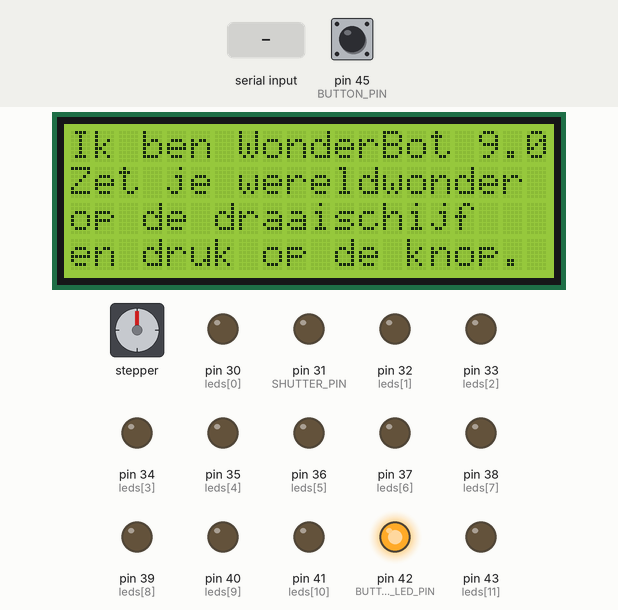
This sketch was run on a simulated Arduino Mega 2560, built with avr-gcc and run on an emulated ATmega2560. Parts: stepper motor, 20×4 character LCD, output pins drawn as LEDs (lit = HIGH). Wiring (inferred from the names in the program): stepper motor driver (200 steps per turn assumed): step pin 29; direction pin 28. The inputs (shaded band) are chosen by the test bench; at power-on: pin 45 (BUTTON_PIN) LOW. Pins used as bus, display or sensor lines are not drawn; what the sketch prints to the serial monitor is not drawn.

Above: at 1.2 s.
1.3 s: "90,45\n" received over Serial
At 2.7 s:
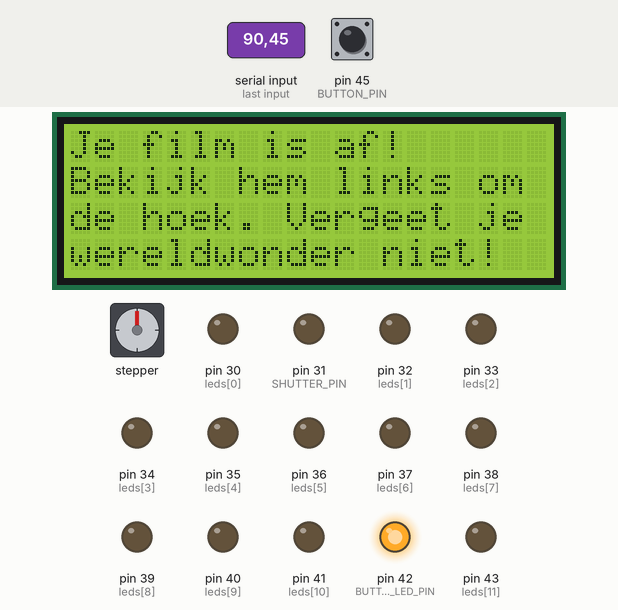
4.3 s: "30,150\n" received over Serial
7.3 s: "75\n" received over Serial
At 9.2 s:
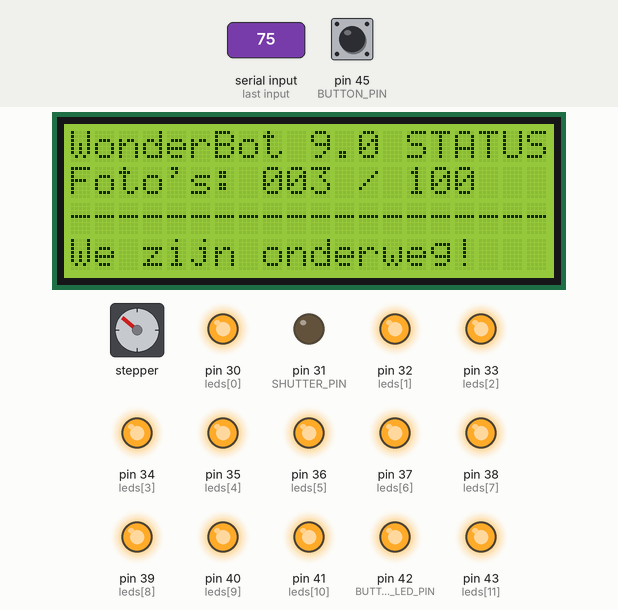
9.5 s: "50\n" received over Serial
At 11.2 s:
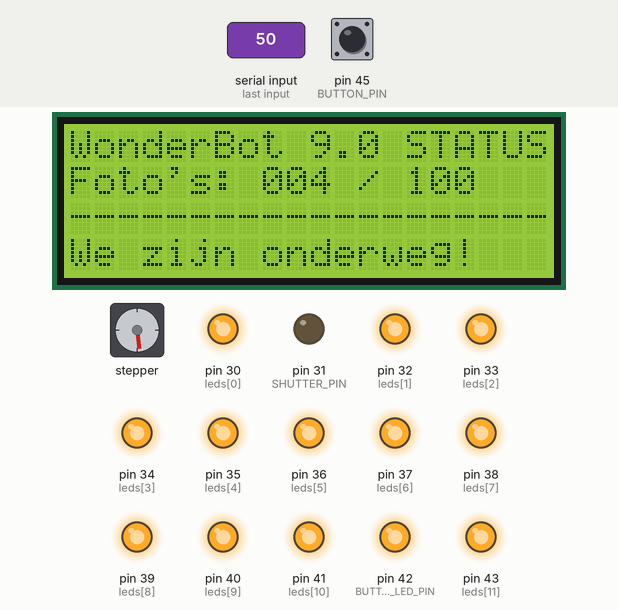
11.5 s: "35\n" received over Serial
At 12.8 s:
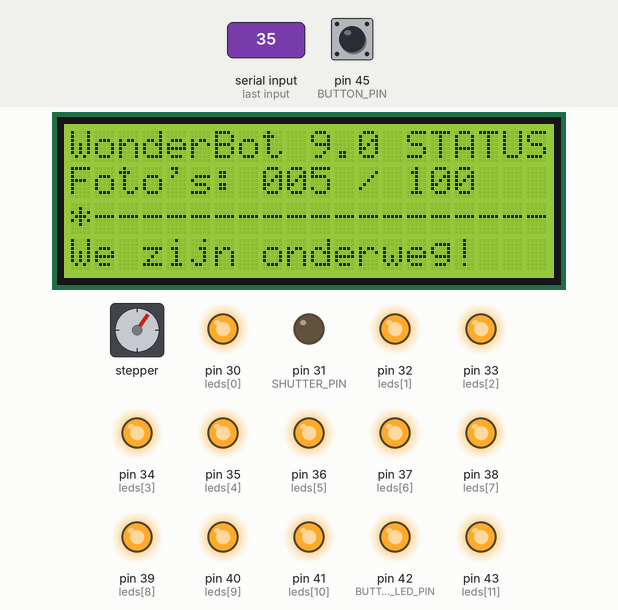
13.5 s: "5\n" received over Serial
At 15.5 s:
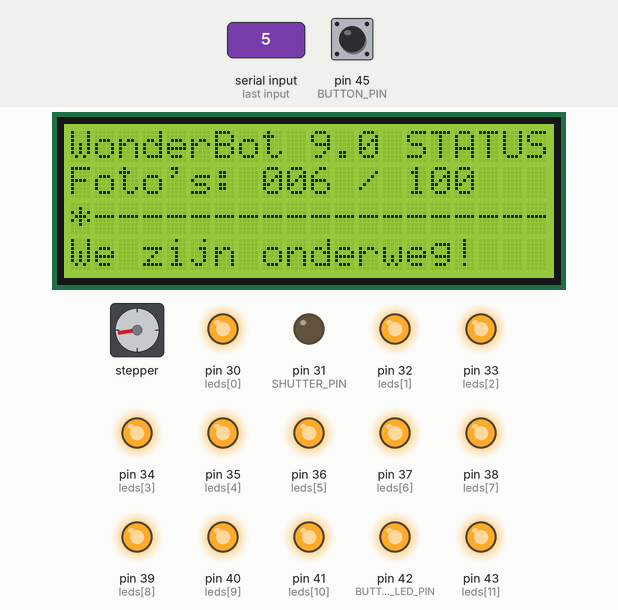
Timing chart, 0 to 16.5 s (numbered marks = the images above; inputs shaded):
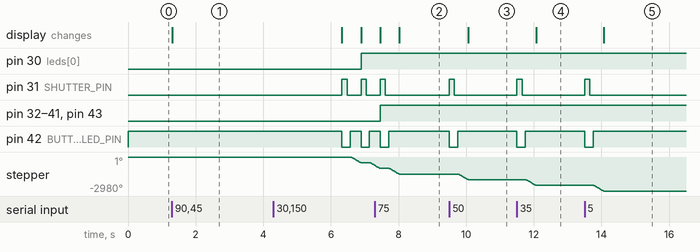

Measured:
- after the input at 1.3 s, the display: changes at once (image 1)
- after the input at 7.3 s, pin 31 (SHUTTER_PIN): LOW → HIGH after 0.15 s, → LOW 0.15 s later; pin 32 (leds[1]): LOW → HIGH after 0.15 s
- after the input at 9.5 s, pin 31 (SHUTTER_PIN): LOW → HIGH at once, → LOW 0.15 s later; pin 42 (BUTTON_LED_PIN): HIGH → LOW at once, → HIGH 0.25 s later; stepper: turns 497° counter-clockwise in 0.31 s, starting after 0.25 s; the display: changes after 0.56 s (image 3)
- after the input at 11.5 s, pin 31 (SHUTTER_PIN): LOW → HIGH at once, → LOW 0.15 s later; pin 42 (BUTTON_LED_PIN): HIGH → LOW at once, → HIGH 0.25 s later; stepper: turns 497° counter-clockwise in 0.31 s, starting after 0.25 s; the display: changes after 0.57 s (image 4)
- after the input at 13.5 s, pin 31 (SHUTTER_PIN): LOW → HIGH at once, → LOW 0.15 s later; pin 42 (BUTTON_LED_PIN): HIGH → LOW at once, → HIGH 0.25 s later; stepper: turns 496° counter-clockwise in 0.31 s, starting after 0.25 s; the display: changes after 0.56 s (image 5)
- by itself, pin 31 (SHUTTER_PIN): alternates HIGH for 0.15 s and LOW for 0.41 s
- by itself, pin 42 (BUTTON_LED_PIN): alternates HIGH for 0.31 s and LOW for 0.25 s

The sketch:

9eww.ino
```cpp
// Negende Wereldwonder
// Code by Victor de Boer, Michiel Hildebrand, Pepijn Borgwat
// Apr 2013

#include <LiquidCrystal.h>    //include LCD library

/* STATES */

#define STATE_INIT 1
#define STATE_RESET 2
#define STATE_READY 3
#define STATE_BUTTON_PUSHED 4
#define STATE_TURNING_AND_SNAPPING 5
#define STATE_DONE 6
#define STATE_BLINKING 7
#define STATE_WAITING 8
#define STATE_ENCODER_DONE 9

/* RUNTIME STATE */

// Button state variable for reading the pushbutton status
int buttonState = 0;

// State var. What are we doing? 0 = waiting for press; 1 = spinning around
char currentState = 0;

int photosToGo = 0;

unsigned long endTime = 0;
int stepsToTurnBack = 0;

/* PIN CONFIGURATION */

// camera shutter pin
#define SHUTTER_PIN 31

//the pins of the steppers that control the direction
#define MOTOR_DIRECTION_PIN 28

//the pins of the steppers that control the pulse
#define MOTOR_PULSE_PIN 29

#define BUTTON_PIN 45
#define BUTTON_LED_PIN 42

// status led pins
#define N_LEDS 12
const int leds[N_LEDS] = {30, 32, 33, 34, 35, 36, 37, 38, 39, 40, 41, 43};
int waitingLed = 0;
int newWaitingLed = 0;

// lcd settings
#define LCD_RS 23
#define LCD_EN 22
#define LCD_D4 25
#define LCD_D5 24
#define LCD_D6 27
#define LCD_D7 26

LiquidCrystal LCD(LCD_RS, LCD_EN, LCD_D4, LCD_D5, LCD_D6, LCD_D7);
static FILE lcdout = {0} ;      // LCD FILE structure

/* timing, shutter, motor configuration */
#define MIN_MOTOR_STEP_DELAY 750L
#define MAX_MOTOR_STEP_DELAY 1250L
#define MIN_MOTOR_STEP_DELAY_BACK 250L
#define MAX_MOTOR_STEP_DELAY_BACK 1250L

#define BIG_WHEEL_TEETH 190L
#define SMALL_WHEEL_TEETH 22L
#define STEPS_PER_MOTOR_CIRCLE 3200L
#define PHOTOS_PER_ROUND 100
#define SHUTTER_DELAY 150L
#define SHUTTER_DELAY_AFTER 100L

#define STEPS_PER_TABLE_CIRCLE STEPS_PER_MOTOR_CIRCLE * BIG_WHEEL_TEETH / SMALL_WHEEL_TEETH
#define STEPS_PER_PHOTO STEPS_PER_TABLE_CIRCLE / PHOTOS_PER_ROUND

#define N_BLINKS 5
#define BLINKING_DELAY 300

#define WAITING_DELAY 100

void setup() {
    // init Serial
    Serial.begin(9600);

    setState(STATE_INIT);

    //lcd
    pinMode(LCD_RS, OUTPUT);
    pinMode(LCD_EN, OUTPUT);
    pinMode(LCD_D4, OUTPUT);
    pinMode(LCD_D5, OUTPUT);
    pinMode(LCD_D6, OUTPUT);
    pinMode(LCD_D7, OUTPUT);

    // initialize stepper pins
    pinMode(MOTOR_DIRECTION_PIN, OUTPUT);
    digitalWrite(MOTOR_DIRECTION_PIN, LOW);
    pinMode(MOTOR_PULSE_PIN, OUTPUT);
    digitalWrite(MOTOR_PULSE_PIN, LOW);

    // init led pins

    // init shutter pin
    pinMode(SHUTTER_PIN, OUTPUT);
    digitalWrite(SHUTTER_PIN, LOW);

    // init the pushbutton pin as an input:
    pinMode(BUTTON_PIN, INPUT);
    pinMode(BUTTON_LED_PIN, OUTPUT);
    digitalWrite(BUTTON_LED_PIN, HIGH);

    //initialize Leds
    for(int i=0; i < sizeof(leds)/sizeof(int); i++) {
        pinMode(leds[i], OUTPUT);
    }

    // pinMode(backLight, OUTPUT);
    // digitalWrite(backLight, HIGH); // turn backlight on. Replace 'HIGH' with 'LOW' to turn it off.
    LCD.begin(20,4);
    // fill in the LCD FILE structure
    fdev_setup_stream(&lcdout, lcd_putchar, NULL, _FDEV_SETUP_WRITE);

    setState(STATE_RESET);
}

void setState(int state) {
    currentState = state;
    Serial.write(state + 48);
}

void resetAll() {
    stepsToTurnBack = 0;
    digitalWrite(MOTOR_DIRECTION_PIN, LOW);

    displayReadyMessage();

    setAllLeds(LOW);

    digitalWrite(BUTTON_LED_PIN, HIGH);

    setState(STATE_READY);
}

void loop() {
    //host command handler
    if(Serial.available() > 0) {
        int hostState = Serial.read() - 48; //ascii table
        setState(hostState);
    }

    //state loop
    switch(currentState) {
        case STATE_RESET:
            if(!stepsToTurnBack) {
                resetAll();
            }
        break;
        case STATE_READY:
            //watch for button push
            buttonState = digitalRead(BUTTON_PIN);
            if(buttonState == HIGH) {
                displayHereWeGoMessage();
                delay(4000);
                setState(STATE_BUTTON_PUSHED);
            }
        break;
        case STATE_BUTTON_PUSHED:
            //start the process
            photosToGo = PHOTOS_PER_ROUND;
            displayProgressMessage(photosToGo, true);
            setState(STATE_TURNING_AND_SNAPPING);
        break;
        case STATE_TURNING_AND_SNAPPING:
            //take a photo

            digitalWrite(BUTTON_LED_PIN, LOW);
            takePhoto();
            digitalWrite(BUTTON_LED_PIN, HIGH);

            //turn stepper motor
            moveStepperMotor(STEPS_PER_PHOTO);

            photosToGo--;

            //update status message
            displayProgressMessage(photosToGo, false);

            //update leds
            updateLeds(photosToGo);

            if(photosToGo == 0) {
                //we're done
                setState(STATE_DONE);
            }
        break;
        case STATE_DONE:
            //we're turning back
            digitalWrite(MOTOR_DIRECTION_PIN, HIGH);
            stepsToTurnBack = STEPS_PER_TABLE_CIRCLE;

            //wait for the host to say he's done..
            digitalWrite(BUTTON_LED_PIN, LOW);

            displayDoneMessage();
            setState(STATE_BLINKING);

            endTime = millis() + (N_BLINKS * BLINKING_DELAY);
        break;
        case STATE_BLINKING:
            setAllLeds(millis() / BLINKING_DELAY % 2);

            if(millis() > endTime) {
                setAllLeds(HIGH);
                setState(STATE_WAITING);
            }
        break;
        case STATE_WAITING:
            newWaitingLed = millis() / WAITING_DELAY % N_LEDS;

            if(newWaitingLed != waitingLed) {
                digitalWrite(leds[waitingLed], HIGH);
                digitalWrite(leds[newWaitingLed], LOW);
                waitingLed = newWaitingLed;
            }
        break;
        case STATE_ENCODER_DONE:
            displayEncoderDoneMessage();
            delay(5000);
        break;
    }

    if(stepsToTurnBack > 0) {
        stepsToTurnBack--;
        digitalWrite(MOTOR_PULSE_PIN, LOW);
        digitalWrite(MOTOR_PULSE_PIN, HIGH);

        int n;
        if(stepsToTurnBack < 2000) {
            n = stepsToTurnBack;
        } else if(STEPS_PER_TABLE_CIRCLE - stepsToTurnBack < 2000) {
            n = STEPS_PER_TABLE_CIRCLE - stepsToTurnBack;
        } else {
            n = 2000;
        }

        int d = MAX_MOTOR_STEP_DELAY_BACK - sin((PI * n) / 4000) * (MAX_MOTOR_STEP_DELAY_BACK - MIN_MOTOR_STEP_DELAY_BACK);

        delayMicroseconds(d);
    }
}

void takePhoto() {
    digitalWrite(SHUTTER_PIN, HIGH);

    delay(SHUTTER_DELAY);

    digitalWrite(SHUTTER_PIN, LOW);

    delay(SHUTTER_DELAY_AFTER);
}

void moveStepperMotor(int steps) {
    for(float i=0; i < steps; i++) {
        digitalWrite(MOTOR_PULSE_PIN, LOW);
        digitalWrite(MOTOR_PULSE_PIN, HIGH);
        int delay = MAX_MOTOR_STEP_DELAY - sin((PI * i) / steps) * (MAX_MOTOR_STEP_DELAY - MIN_MOTOR_STEP_DELAY);
        delayMicroseconds(delay);
    }
}

//----- LCD stuff -----

// LCD character writer
static int lcd_putchar(char ch, FILE* stream) {
    LCD.write(ch) ;
    return (0) ;
}

void displayReadyMessage() {
    LCD.clear();
    LCD.setCursor(0,0);
    fprintf(&lcdout, "Ik ben WonderBot 9.0");
    LCD.setCursor(0,1);
    fprintf(&lcdout, "Zet je wereldwonder");
    LCD.setCursor(0,2);
    fprintf(&lcdout, "op de draaischijf");
    LCD.setCursor(0,3);
    fprintf(&lcdout, "en druk op de knop.");
}

void displayHereWeGoMessage() {
    LCD.clear();
    LCD.setCursor(0,0);
    fprintf(&lcdout, "Goed zo! Als ik");
    LCD.setCursor(0,1);
    fprintf(&lcdout, "draai mag je er");
    LCD.setCursor(0,2);
    fprintf(&lcdout, "niet aankomen, oke?");
    LCD.setCursor(0,3);
    fprintf(&lcdout, "Daar gaan we dan...");
}

void displayProgressMessage(int photosToGo, boolean full) {
    if(full) {
        LCD.clear();
        LCD.setCursor(0,0);
        fprintf(&lcdout, "WonderBot 9.0 STATUS");
    }

    LCD.setCursor(0,1);
    fprintf(&lcdout, "Foto's: %03d / %i", (int)floor(PHOTOS_PER_ROUND-photosToGo), (int) PHOTOS_PER_ROUND);

    LCD.setCursor(0,2);
    int done = floor((double)(PHOTOS_PER_ROUND - photosToGo) / PHOTOS_PER_ROUND * 20);
    for(int i=0; i < done; i++) {
        fprintf(&lcdout, "*");
    }
    for(int i=0; i < 20-done; i++) {
        fprintf(&lcdout, "-");
    }

    LCD.setCursor(0, 3);
    switch(photosToGo) {
        case 100:
            fprintf(&lcdout, "We zijn onderweg!   ");
        break;
        case 75:
            fprintf(&lcdout, "Film wordt gemaakt..");
        break;
        case 50:
            fprintf(&lcdout, "We zijn op de helft!");
        break;
        case 35:
            fprintf(&lcdout, "Nog heel even geduld");
        break;
        case 20:
            fprintf(&lcdout, "Word je al duizelig?");
        break;
    }
}

void displayDoneMessage() {
    LCD.clear();
    LCD.setCursor(0,0);
    fprintf(&lcdout, "Klaar! Je filmpje");
    LCD.setCursor(0,1);
    fprintf(&lcdout, "wordt nu gemaakt.");
    LCD.setCursor(0,2);
    fprintf(&lcdout, "Je mag je");
    LCD.setCursor(0,3);
    fprintf(&lcdout, "wereldwonder pakken!");
}

void displayEncoderDoneMessage() {
    LCD.clear();
    LCD.setCursor(0,0);
    fprintf(&lcdout, "Je film is af!");
    LCD.setCursor(0,1);
    fprintf(&lcdout, "Bekijk hem links om");
    LCD.setCursor(0,2);
    fprintf(&lcdout, "de hoek. Vergeet je");
    LCD.setCursor(0,3);
    fprintf(&lcdout, "wereldwonder niet!");
}

void setAllLeds(int state) {
    for(int i=0; i < N_LEDS; i++) {
        digitalWrite(leds[i], state);
    }
}

void updateLeds(int photosToGo) {
    int lightupled = floor((double)(PHOTOS_PER_ROUND - photosToGo) / PHOTOS_PER_ROUND * N_LEDS);
    digitalWrite(leds[lightupled], HIGH);
}
```
